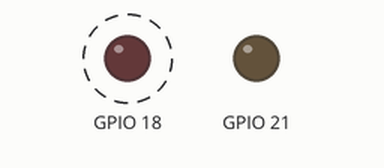
A sketch run on a simulated ESP32. Shown: output pins drawn as LEDs (lit = HIGH). Dashed ring = blinking. What the sketch prints to the serial monitor is not drawn.

Above: at 0.5 s.
Timing chart, 0 to 4.6 s (numbered marks = the images above):
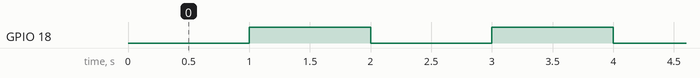

The sketch:

sketch.ino
```cpp
void setup() {
  // put your setup code here, to run once:
  Serial.begin(115200);
  pinMode(18, OUTPUT);
  pinMode(21, OUTPUT);
  digitalWrite(21, LOW);
}

void loop() {
  // put your main code here, to run repeatedly:
  delay(1000);
  digitalWrite(18, HIGH);
  Serial.println("ON");
  delay(1000);
  digitalWrite(18, LOW);
  Serial.println("OFF");
}
```

Measured:
- by itself, GPIO 18: alternates HIGH for 1.0 s and LOW for 1.0 s
